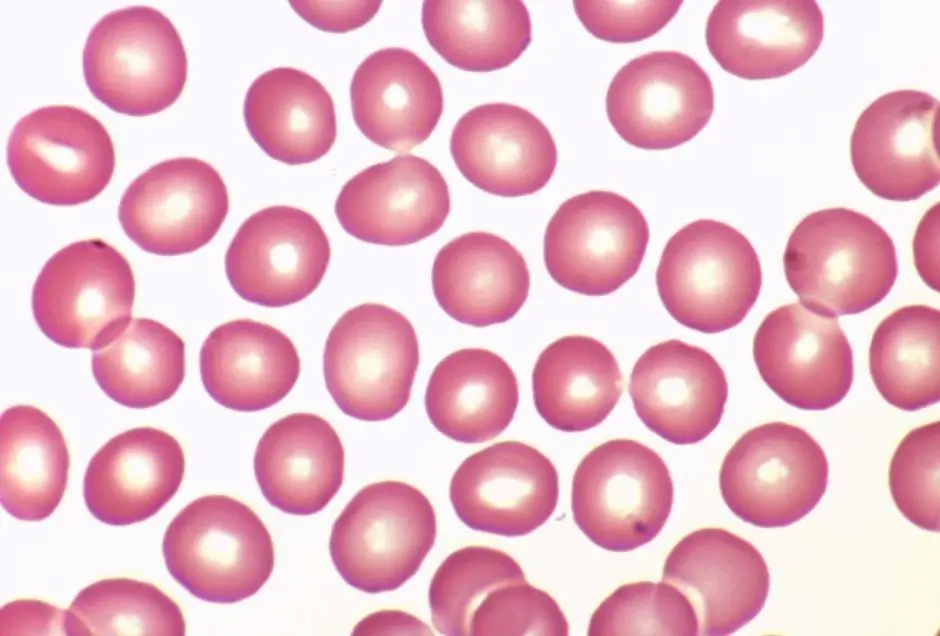
%> input picture Lab4-Morphology-main/Lab4-Morphology-main/assets/normal-blood.png, 940 x 636 px
$ octave lab4_challenge3.m   (GNU Octave 9; MATLAB toolbox functions it lacks are replaced by stand-ins)
%> lines starting %> are read from the running program, lines starting %| are printed output that depends on the picture; in (x1, y1, x2, y2) boxes, pixels count from 0 and x2, y2 are one past the last pixel; in counts of white or black regions, pixels touching at a corner belong together; the program's own positions count from 1
clear all; close all;
f = imread('assets/normal-blood.png');
%> f is the input picture: size 636x940x3 uint8; mean R, G, B 233.7, 188.7, 201.9
f = rgb2gray(f);
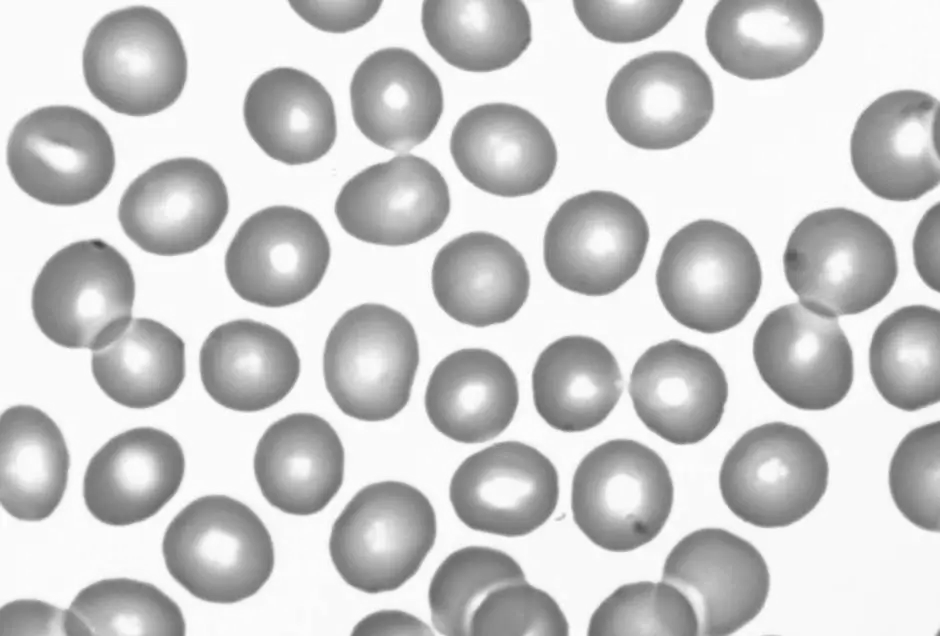
%> f: size 636x940 uint8; min 68, max 255, mean 203.6
% Binarise and invert the image since it counts the white items
bw = ~imbinarize(f);
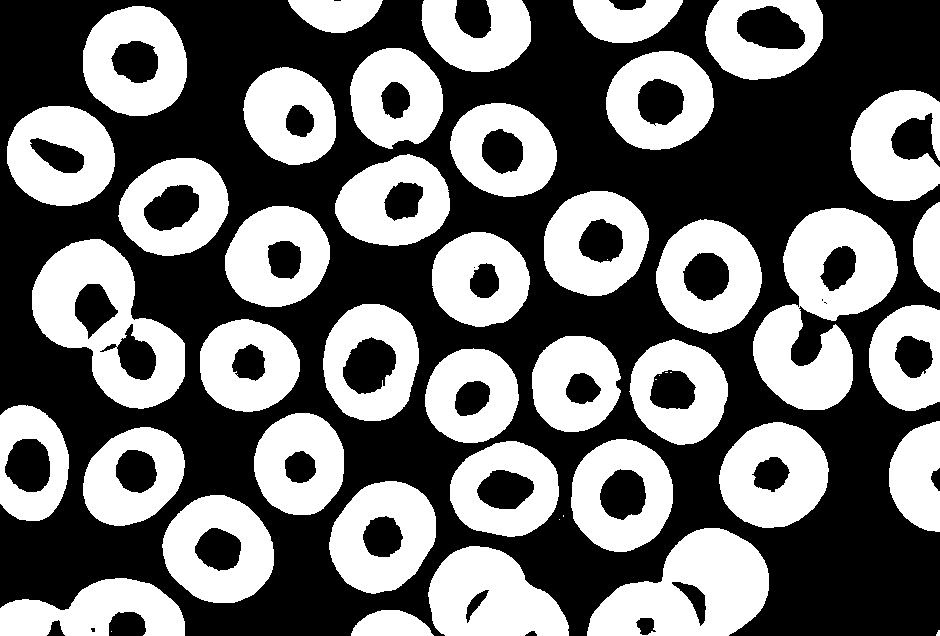
%> bw: size 636x940 logical; 43.9% white; 48 white regions (9 under 20 px), largest, box (x1, y1, x2, y2) and area: (753, 208, 898, 410) 15437, (32, 239, 185, 409) 12477, (587, 528, 769, 636) 12163
bw_filled = imfill(bw, "holes");
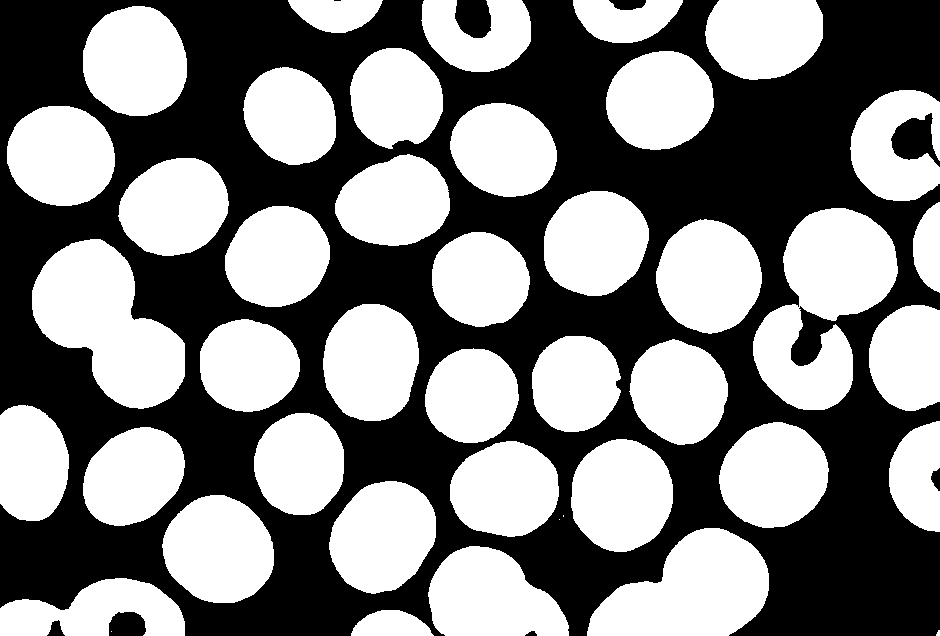
%> bw_filled: size 636x940 logical; 50.6% white; 9 black regions (1 under 20 px), largest, box (x1, y1, x2, y2) and area: (0, 0, 940, 636) 291201, (891, 113, 940, 167) 1490, (455, 0, 491, 38) 1142

CC = bwconncomp(bw_filled,8);
%> CC = 43 connected components
num_cells = CC.NumObjects;
%> num_cells = 43
fprintf(' Number of cells: %d\n\n', num_cells);
%|  Number of cells: 43

figure; montage({f, bw,  bw_filled}, "size", [1 3]); title(['(1): Original image,' ...
%> after `montage({f, bw, bw_filled}, "size", [1 3])`:
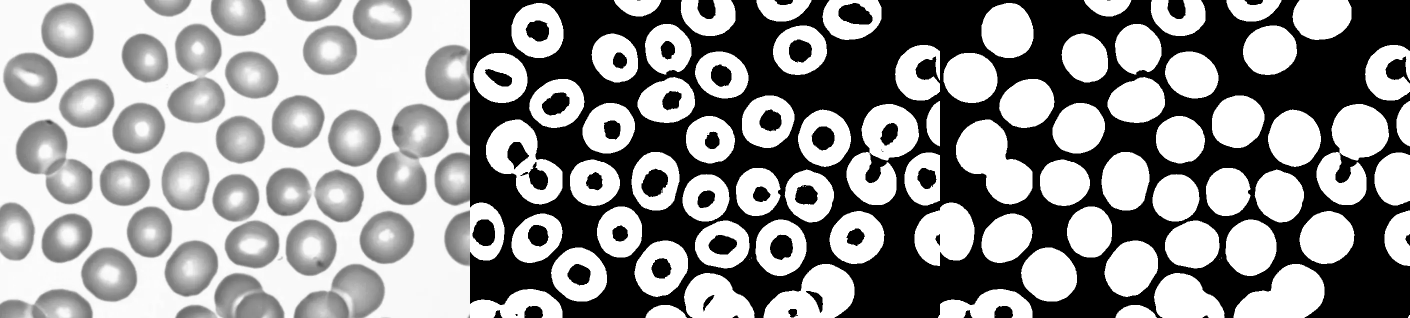
%> displayed picture: size 636x2820, on the screen's scale of 0 to 255 (shown at 1/2 size); min 0, max 255, mean 148.2
    '(2): Binary image, (3): Image with holes filled']);

$ run again, with Lab4-Morphology-main/Lab4-Morphology-main/assets/spherocytes.png copied over Lab4-Morphology-main/Lab4-Morphology-main/assets/normal-blood.png
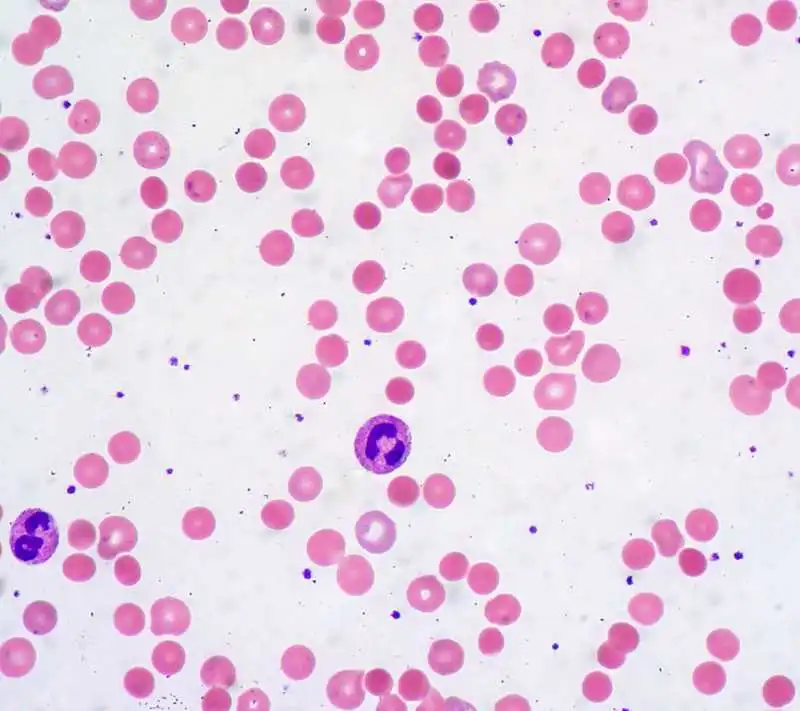
%> input picture Lab4-Morphology-main/Lab4-Morphology-main/assets/spherocytes.png, 800 x 711 px
%> f is the input picture: size 711x800x3 uint8; mean R, G, B 233.1, 209.9, 228.5
%> f: size 711x800 uint8
%> `bw = ~imbinarize(f);`:
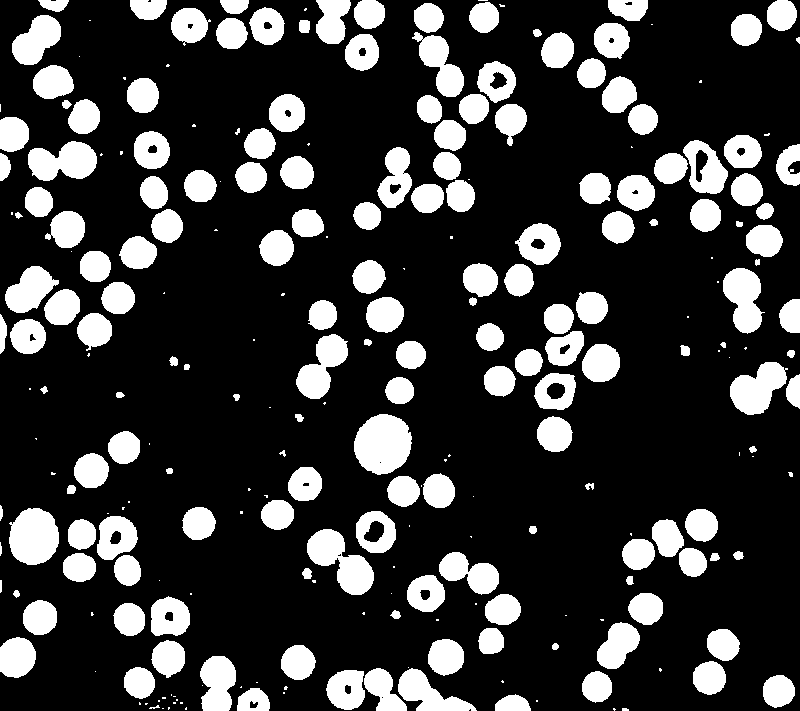
%> bw: size 711x800 logical; 22.2% white; 261 white regions (91 under 20 px), largest, box (x1, y1, x2, y2) and area: (354, 414, 412, 475) 2698, (307, 529, 374, 595) 2267, (9, 508, 59, 565) 2247
%> bw_filled: size 711x800 logical; 22.5% white; 261 white regions (91 under 20 px), largest, box (x1, y1, x2, y2) and area: (354, 414, 412, 475) 2699, (307, 529, 374, 595) 2271, (9, 508, 59, 565) 2247
%> CC = 261 connected components
%> num_cells = 261
%|  Number of cells: 261
%> `montage({f, bw, bw_filled}, "size", [1 3])`:
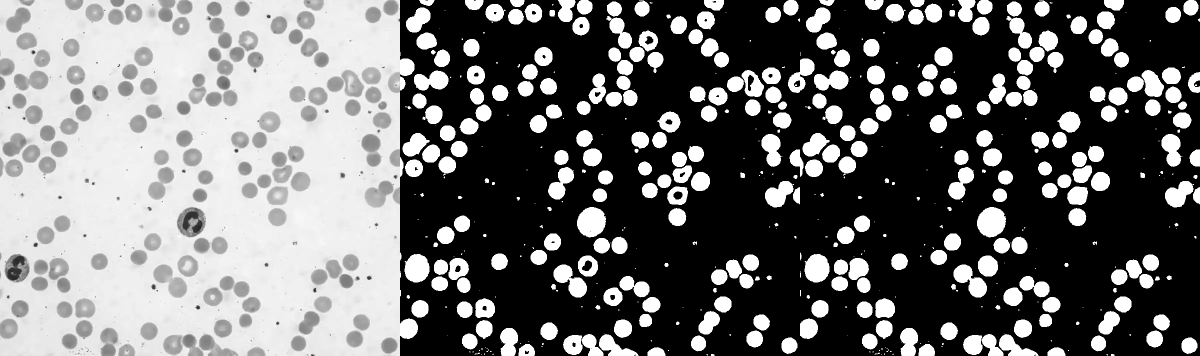
%> displayed picture: size 711x2400, on the screen's scale of 0 to 255 (shown at 1/2 size); min 0, max 255, mean 111

$ run again, with Lab4-Morphology-main/Lab4-Morphology-main/assets/CC_details.jpg saved as Lab4-Morphology-main/Lab4-Morphology-main/assets/normal-blood.png
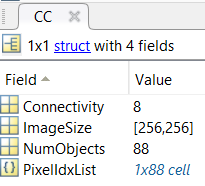
%> input picture Lab4-Morphology-main/Lab4-Morphology-main/assets/CC_details.jpg, 205 x 186 px
%> f is the input picture: size 186x205x3 uint8; mean R, G, B 234.9, 235.7, 235.7
%> f: size 186x205 uint8
%> `bw = ~imbinarize(f);`:
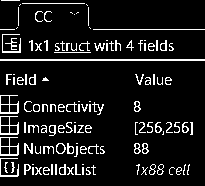
%> bw: size 186x205 logical; 9.9% white in thin lines or dots
%> bw_filled: size 186x205 logical; 12.3% white; 124 white regions (46 under 20 px), largest, box (x1, y1, x2, y2) and area: (0, 59, 205, 61) 410, (0, 95, 19, 114) 291, (0, 116, 19, 135) 291
%> CC = 124 connected components
%> num_cells = 124
%|  Number of cells: 124
%> `montage({f, bw, bw_filled}, "size", [1 3])`:
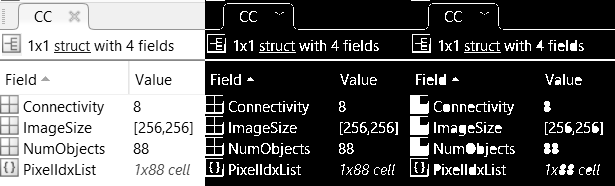
%> displayed picture: size 186x615, on the screen's scale of 0 to 255; min 0, max 255, mean 97.4
